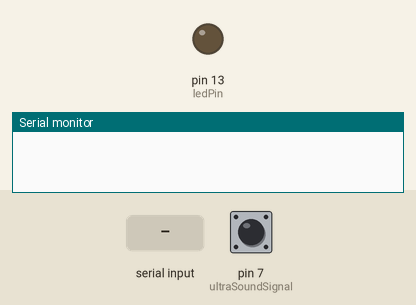
Simulated run of this sketch. Board: Arduino Uno, built with avr-gcc and run on an emulated ATmega328P. Shown: output pins drawn as LEDs (lit = HIGH), the last lines printed to the serial monitor. The test bench sets the inputs (shaded band); at power-on: pin 7 (ultraSoundSignal) LOW.

Above: at 1.2 s.
1.3 s: byte 30 received over Serial
2.9 s: pin 7 (ultraSoundSignal) pulsed HIGH 2 times (0.12 s each, 0.3 s apart)
At 3.8 s:
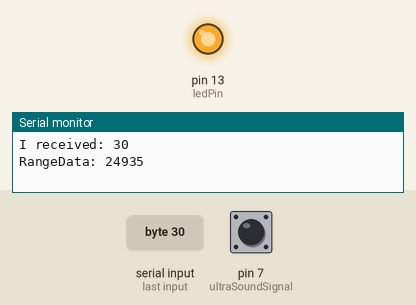
Timing chart, 0 to 5.9 s (numbered marks = the images above; inputs shaded):
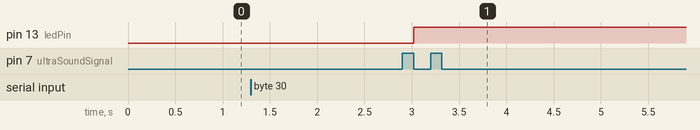

The sketch:

pingTest.pde
```cpp
/* Ultrasound Sensor
 *------------------
 *
 * Reads values (00014-01199) from an ultrasound sensor (3m sensor)
 * and writes the values to the serialport.
 *
 * http://www.xlab.se | http://www.0j0.org
 * copyleft 2005 Mackie for XLAB | DojoDave for DojoCorp
 *
 */

int ultraSoundSignal = 7; // Ultrasound signal pin
int val = 0;
int ultrasoundValue = 0;
int timecount = 0; // Echo counter
int ledPin = 13; // LED connected to digital pin 13

int incomingByte = 0;

void setup() {
  Serial.begin(9600);                  // Sets the baud rate to 9600
  pinMode(ledPin, OUTPUT);            // Sets the digital pin as output
}

void loop() {
 timecount = 0;
 val = 0;

 if (Serial.available() > 0) {
   // read the incoming byte:
  incomingByte = Serial.read();

  // say what you got:
  Serial.print("I received: ");
  Serial.println(incomingByte, DEC);


  pinMode(ultraSoundSignal, OUTPUT); // Switch signalpin to output

  /* Send low-high-low pulse to activate the trigger pulse of the sensor
   * -------------------------------------------------------------------
   */

  digitalWrite(ultraSoundSignal, LOW); // Send low pulse
  delayMicroseconds(2); // Wait for 2 microseconds
  digitalWrite(ultraSoundSignal, HIGH); // Send high pulse
  delayMicroseconds(5); // Wait for 5 microseconds
  digitalWrite(ultraSoundSignal, LOW); // Holdoff

  /* Listening for echo pulse
   * -------------------------------------------------------------------
   */

   pinMode(ultraSoundSignal, INPUT); // Switch signalpin to input
   val = digitalRead(ultraSoundSignal); // Append signal value to val
   while(val == LOW) { // Loop until pin reads a high value
     val = digitalRead(ultraSoundSignal);
   }

   while(val == HIGH) { // Loop until pin reads a high value
     val = digitalRead(ultraSoundSignal);
     timecount = timecount +1;            // Count echo pulse time
   }

   /* Writing out values to the serial port
    * -------------------------------------------------------------------
    */

   ultrasoundValue = timecount; // Append echo pulse time to ultrasoundValue

   Serial.print("RangeData: "); // Example identifier for the sensor
   Serial.print(ultrasoundValue);
   Serial.print('\n');

   /* Lite up LED if any value is passed by the echo pulse
    * -------------------------------------------------------------------
    */

   if(timecount > 0){
     digitalWrite(ledPin, HIGH);
   }
 }

/* Delay of program
 * -------------------------------------------------------------------
 */

delay(100);
}
```

Measured:
- after the input at 2.9 s, pin 13 (ledPin): LOW → HIGH after 0.12 s
